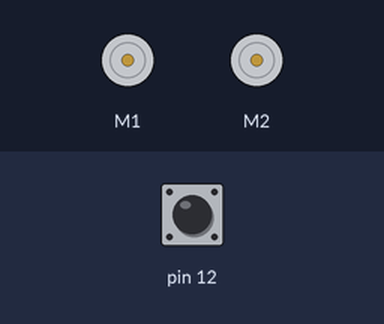
A sketch run on a simulated Arduino Uno, built with avr-gcc and run on an emulated ATmega328P. Shown: 2 × DC motor (green arrow = forward, orange = backward, longer = faster). Inputs (shaded band) come from the test bench; at power-on: pin 12 HIGH.

Above: at 0.8 s.
0.9 s: pin 12 pulled LOW for 0.15 s
At 1.8 s:
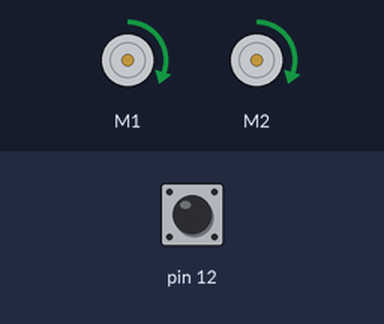
Timing chart, 0 to 3.9 s (numbered marks = the images above; inputs shaded):
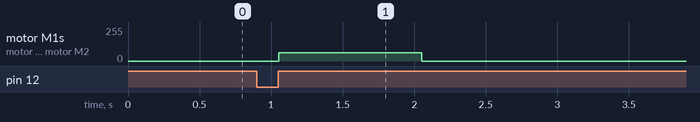

Measured:
- after the input at 0.9 s, motor M1, motor M2: stopped → forward 63/255 after 0.15 s, → stopped 1.0 s later

The sketch:

PLab-ZumoDriveForward.ino
```cpp
/*
Demonstrates one second simple drive forward in setup
*/

#include <ZumoMotors.h>
#include <Pushbutton.h>


ZumoMotors motors;
Pushbutton button(ZUMO_BUTTON);


// This is the maximum speed the motors will be allowed to turn.
// (400 lets the motors go at top speed; decrease to impose a speed limit)
const int MAX_SPEED = 400;


void setup()
{
  // Wait for the user button to be pressed and released
  button.waitForButton();

  motors.setSpeeds(100,100); //set left and right motor speed
  delay(1000);
  motors.setSpeeds(0,0);
}

void loop()
{

}
```
